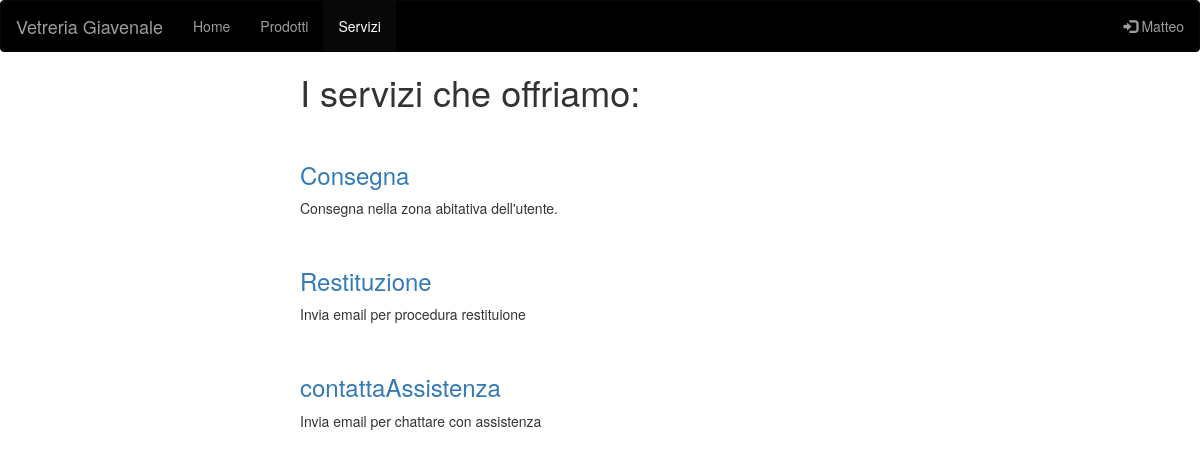
The app's page /sitoWeb/sitoAzienda/servizi/serviziAzienda.php (signed in) with its own data.
### tables this page shows
CREATE TABLE `servizi_azienda` (
  `id_servizio` int(255) NOT NULL,
  `nome_servizio` varchar(100) NOT NULL,
  `info_servizio` varchar(255) NOT NULL
);

### sitoWeb/sitoAzienda/servizi/serviziAzienda.php (the view, shortened to what this page needs)
<?php
    $servername = "localhost";
    $username = "root";
    $password = "";
    $db_name = "DatabaseAziendale";
?>
<!doctype html>
<html lang="en">
    <head>
        <link rel="stylesheet" href="https://maxcdn.bootstrapcdn.com/bootstrap/3.4.1/css/bootstrap.min.css">
        <link rel="stylesheet" href="../styles/pageContent.css">
    </head>
    <body>
        <nav class="navbar navbar-inverse">
            <div class="container-fluid">
                <div class="navbar-header">
                    <a class="navbar-brand" href="../index.php">Vetreria Giavenale</a>
                </div>
                <ul class="nav navbar-nav">
                    <li><a href="../index.php">Home</a></li>
                    <li><a href="../prodotti/prodottiAzienda.php">Prodotti</a></li>
                    <li class="active"><a href="serviziAzienda.php">Servizi</a></li>
                </ul>
                <ul class="nav navbar-nav navbar-right">
                    <li><a href="../login/loginForm.php"><span class="glyphicon glyphicon-log-in"></span> <?php if($_SESSION['nomeUtente'] != ""){ echo $_SESSION['nomeUtente']; }else{echo "Login";}   ?>  </a></li>
                </ul>
            </div>
        </nav>
        <div class="content">
            <?php
            if($_SESSION['nomeUtente'] != ""){
                echo "<h1>I servizi che offriamo:</h1>";
                $conn = new mysqli($servername, $username, $password, $db_name);
                $query = "select * from servizi_azienda";
                $statement = $conn->prepare($query);
                $statement->execute();
                $result = $statement->get_result();
                if($result->num_rows){
                    while($row = $result->fetch_assoc()){
                        echo "<a href='../index.php'><h3>" . $row['nome_servizio'] . "</h3></a>";
                        echo "<p>" . $row['info_servizio'] . "</p>";
                    }
                }
            }else{
                echo "<h1>Devi loggarti per vedere i servizi che offriamo!</h1>";
            }
            ?>
        </div>
    </body>
</html>

### sitoWeb/sitoAzienda/styles/pageContent.css (style rules this page uses)
h3 { padding-top: 30px; }
.content { width: 600px; margin-left: auto; margin-right: auto; }
.navbar { background-color: black; }

### records on screen
servizi_azienda: nome_servizio "Consegna", info_servizio "Consegna nella zona abitativa dell'utente."
servizi_azienda: nome_servizio "Restituzione", info_servizio "Invia email per procedura restituione"
servizi_azienda: nome_servizio "contattaAssistenza", info_servizio "Invia email per chattare con assistenza"

### other values on screen
$_SESSION['nomeUtente'] "Matteo"
